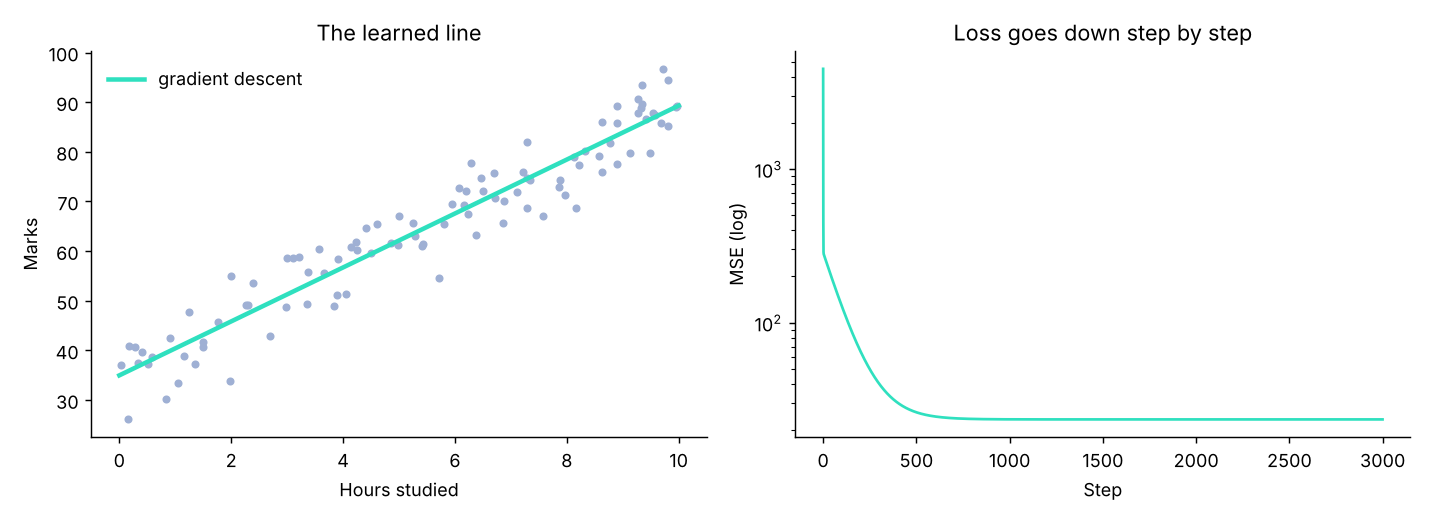

This chart was generated by the following Python code:
"""Stage 2 project: fit a straight line with gradient descent, from scratch, and compare it with the exact answer.

    python gradient_descent.py
"""
import matplotlib
matplotlib.use("Agg")
import matplotlib.pyplot as plt
import numpy as np

rng = np.random.default_rng(0)
hours = rng.uniform(0, 10, 100)                       # hours studied
marks = 35 + 5.5 * hours + rng.normal(0, 5, 100)       # true line: 35 + 5.5x + noise

w, b, lr, losses = 0.0, 0.0, 0.01, []
for step in range(3000):
    pred = w * hours + b
    err = pred - marks
    losses.append((err ** 2).mean())
    w -= lr * 2 * (err * hours).mean()                 # d(MSE)/dw
    b -= lr * 2 * err.mean()                           # d(MSE)/db

exact_w, exact_b = np.polyfit(hours, marks, 1)          # closed-form least squares
print(f"Gradient descent: marks = {b:.2f} + {w:.2f} × hours")
print(f"Exact solution:   marks = {exact_b:.2f} + {exact_w:.2f} × hours")
print(f"Final mean squared error: {losses[-1]:.2f}")

fig, axes = plt.subplots(1, 2, figsize=(11, 4))
axes[0].scatter(hours, marks, s=12, color="#9fb0d4")
xs = np.linspace(0, 10, 2)
axes[0].plot(xs, b + w * xs, color="#2fe0bf", lw=2.5, label="gradient descent")
axes[0].set(xlabel="Hours studied", ylabel="Marks", title="The learned line"); axes[0].legend(frameon=False)
axes[1].plot(losses, color="#2fe0bf"); axes[1].set(yscale="log", xlabel="Step", ylabel="MSE (log)", title="Loss goes down step by step")
for ax in axes: ax.spines[["top", "right"]].set_visible(False)
plt.tight_layout(); plt.savefig("gradient_descent.png", dpi=130)
